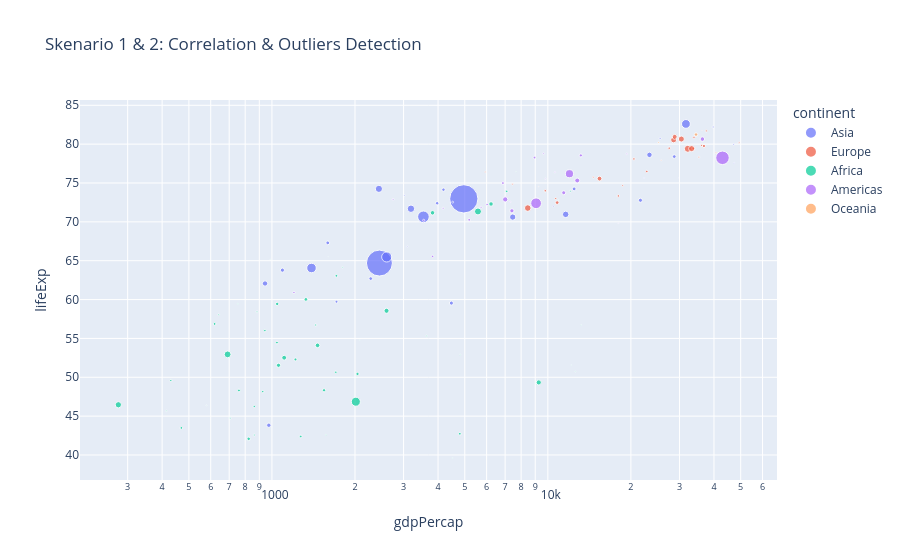

Notebook source saved alongside this figure:
### Markdown cell above
## Contoh Skenario 1 & 2: Mencari Tren dan Outlier (Global Health) - Data Gapminder

Domain Task: "Identifikasi negara yang menyimpang dari tren umum GDP vs Harapan Hidup.

### Code cell
# Mengambil data tahun terakhir saja
df_2007 = df_gapminder.query("year == 2007")

# Visualisasi Scatterplot untuk Correlation & Outliers
fig = px.scatter(df_2007, x="gdpPercap", y="lifeExp", 
                 color="continent", size="pop", hover_name="country",
                 log_x=True, title="Skenario 1 & 2: Correlation & Outliers Detection")

# Menambahkan anotasi manual untuk outlier (Contoh: Kuwait yang sangat kaya tapi lifeExp tidak tertinggi)
fig.add_annotation(x=40000, y=75, text="Potensi Outlier", showarrow=True, arrowhead=1)
fig.show()

### Figure 1 — Plotly figure (JSON) as saved in the notebook; plotly's stock layout.template omitted (floating-point values rounded to 4 significant figures)
{"data": [{"hovertemplate": "<b>%{hovertext}</b><br><br>continent=Asia<br>gdpPercap=%{x}<br>lifeExp=%{y}<br>pop=%{marker.size}<extra></extra>", "hovertext": ["Afghanistan", "Bahrain", "Bangladesh", "Cambodia", "China", "Hong Kong, China", "India", "Indonesia", "Iran", "Iraq", "Israel", "Japan", "Jordan", "Korea, Dem. Rep.", "Korea, Rep.", "Kuwait", "Lebanon", "Malaysia", "Mongolia", "Myanmar", "Nepal", "Oman", "Pakistan", "Philippines", "Saudi Arabia", "Singapore", "Sri Lanka", "Syria", "Taiwan", "Thailand", "Vietnam", "West Bank and Gaza", "Yemen, Rep."], "legendgroup": "Asia", "marker": {"color": "#636efa", "size": [31889923, 708573, 150448339, 14131858, 1318683096, 6980412, 1110396331, 223547000, 69453570, 27499638, 6426679, 127467972, 6053193, 23301725, 49044790, 2505559, 3921278, 24821286, 2874127, 47761980, 28901790, 3204897, 169270617, 91077287, 27601038, 4553009, 20378239, 19314747, 23174294, 65068149, 85262356, 4018332, 22211743], "sizemode": "area", "sizeref": 3297000.0, "symbol": "circle"}, "mode": "markers", "name": "Asia", "orientation": "v", "showlegend": true, "type": "scatter", "x": [974.6, 29800.0, 1391.0, 1714.0, 4959.0, 39720.0, 2452.0, 3541.0, 11610.0, 4471.0, 25520.0, 31660.0, 4519.0, 1593.0, 23350.0, 47310.0, 10460.0, 12450.0, 3096.0, 944.0, 1091.0, 22320.0, 2606.0, 3190.0, 21650.0, 47140.0, 3970.0, 4185.0, 28720.0, 7458.0, 2442.0, 3025.0, 2281.0], "xaxis": "x", "y": [43.83, 75.64, 64.06, 59.72, 72.96, 82.21, 64.7, 70.65, 70.96, 59.55, 80.75, 82.6, 72.53, 67.3, 78.62, 77.59, 71.99, 74.24, 66.8, 62.07, 63.78, 75.64, 65.48, 71.69, 72.78, 79.97, 72.4, 74.14, 78.4, 70.62, 74.25, 73.42, 62.7], "yaxis": "y"}, {"hovertemplate": "<b>%{hovertext}</b><br><br>continent=Europe<br>gdpPercap=%{x}<br>lifeExp=%{y}<br>pop=%{marker.size}<extra></extra>", "hovertext": ["Albania", "Austria", "Belgium", "Bosnia and Herzegovina", "Bulgaria", "Croatia", "Czech Republic", "Denmark", "Finland", "France", "Germany", "Greece", "Hungary", "Iceland", "Ireland", "Italy", "Montenegro", "Netherlands", "Norway", "Poland", "Portugal", "Romania", "Serbia", "Slovak Republic", "Slovenia", "Spain", "Sweden", "Switzerland", "Turkey", "United Kingdom"], "legendgroup": "Europe", "marker": {"color": "#EF553B", "size": [3600523, 8199783, 10392226, 4552198, 7322858, 4493312, 10228744, 5468120, 5238460, 61083916, 82400996, 10706290, 9956108, 301931, 4109086, 58147733, 684736, 16570613, 4627926, 38518241, 10642836, 22276056, 10150265, 5447502, 2009245, 40448191, 9031088, 7554661, 71158647, 60776238], "sizemode": "area", "sizeref": 3297000.0, "symbol": "circle"}, "mode": "markers", "name": "Europe", "orientation": "v", "showlegend": true, "type": "scatter", "x": [5937.0, 36130.0, 33690.0, 7446.0, 10680.0, 14620.0, 22830.0, 35280.0, 33210.0, 30470.0, 32170.0, 27540.0, 18010.0, 36180.0, 40680.0, 28570.0, 9254.0, 36800.0, 49360.0, 15390.0, 20510.0, 10810.0, 9787.0, 18680.0, 25770.0, 28820.0, 33860.0, 37510.0, 8458.0, 33200.0], "xaxis": "x", "y": [76.42, 79.83, 79.44, 74.85, 73.0, 75.75, 76.49, 78.33, 79.31, 80.66, 79.41, 79.48, 73.34, 81.76, 78.89, 80.55, 74.54, 79.76, 80.2, 75.56, 78.1, 72.48, 74.0, 74.66, 77.93, 80.94, 80.88, 81.7, 71.78, 79.42], "yaxis": "y"}, {"hovertemplate": "<b>%{hovertext}</b><br><br>continent=Africa<br>gdpPercap=%{x}<br>lifeExp=%{y}<br>pop=%{marker.size}<extra></extra>", "hovertext": ["Algeria", "Angola", "Benin", "Botswana", "Burkina Faso", "Burundi", "Cameroon", "Central African Republic", "Chad", "Comoros", "Congo, Dem. Rep.", "Congo, Rep.", "Cote d'Ivoire", "Djibouti", "Egypt", "Equatorial Guinea", "Eritrea", "Ethiopia", "Gabon", "Gambia", "Ghana", "Guinea", "Guinea-Bissau", "Kenya", "Lesotho", "Liberia", "Libya", "Madagascar", "Malawi", "Mali", "Mauritania", "Mauritius", "Morocco", "Mozambique", "Namibia", "Niger", "Nigeria", "Reunion", "Rwanda", "Sao Tome and Principe", "Senegal", "Sierra Leone", "Somalia", "South Africa", "Sudan", "Swaziland", "Tanzania", "Togo", "Tunisia", "Uganda", "Zambia", "Zimbabwe"], "legendgroup": "Africa", "marker": {"color": "#00cc96", "size": [33333216, 12420476, 8078314, 1639131, 14326203, 8390505, 17696293, 4369038, 10238807, 710960, 64606759, 3800610, 18013409, 496374, 80264543, 551201, 4906585, 76511887, 1454867, 1688359, 22873338, 9947814, 1472041, 35610177, 2012649, 3193942, 6036914, 19167654, 13327079, 12031795, 3270065, 1250882, 33757175, 19951656, 2055080, 12894865, 135031164, 798094, 8860588, 199579, 12267493, 6144562, 9118773, 43997828, 42292929, 1133066, 38139640, 5701579, 10276158, 29170398, 11746035, 12311143], "sizemode": "area", "sizeref": 3297000.0, "symbol": "circle"}, "mode": "markers", "name": "Africa", "orientation": "v", "showlegend": true, "type": "scatter", "x": [6223.0, 4797.0, 1441.0, 12570.0, 1217.0, 430.1, 2042.0, 706.0, 1704.0, 986.1, 277.6, 3633.0, 1545.0, 2082.0, 5581.0, 12150.0, 641.4, 690.8, 13210.0, 752.7, 1328.0, 942.7, 579.2, 1463.0, 1569.0, 414.5, 12060.0, 1045.0, 759.3, 1043.0, 1803.0, 10960.0, 3820.0, 823.7, 4811.0, 619.7, 2014.0, 7670.0, 863.1, 1598.0, 1712.0, 862.5, 926.1, 9270.0, 2602.0, 4513.0, 1107.0, 883.0, 7093.0, 1056.0, 1271.0, 469.7], "xaxis": "x", "y": [72.3, 42.73, 56.73, 50.73, 52.3, 49.58, 50.43, 44.74, 50.65, 65.15, 46.46, 55.32, 48.33, 54.79, 71.34, 51.58, 58.04, 52.95, 56.73, 59.45, 60.02, 56.01, 46.39, 54.11, 42.59, 45.68, 73.95, 59.44, 48.3, 54.47, 64.16, 72.8, 71.16, 42.08, 52.91, 56.87, 46.86, 76.44, 46.24, 65.53, 63.06, 42.57, 48.16, 49.34, 58.56, 39.61, 52.52, 58.42, 73.92, 51.54, 42.38, 43.49], "yaxis": "y"}, {"hovertemplate": "<b>%{hovertext}</b><br><br>continent=Americas<br>gdpPercap=%{x}<br>lifeExp=%{y}<br>pop=%{marker.size}<extra></extra>", "hovertext": ["Argentina", "Bolivia", "Brazil", "Canada", "Chile", "Colombia", "Costa Rica", "Cuba", "Dominican Republic", "Ecuador", "El Salvador", "Guatemala", "Haiti", "Honduras", "Jamaica", "Mexico", "Nicaragua", "Panama", "Paraguay", "Peru", "Puerto Rico", "Trinidad and Tobago", "United States", "Uruguay", "Venezuela"], "legendgroup": "Americas", "marker": {"color": "#ab63fa", "size": [40301927, 9119152, 190010647, 33390141, 16284741, 44227550, 4133884, 11416987, 9319622, 13755680, 6939688, 12572928, 8502814, 7483763, 2780132, 108700891, 5675356, 3242173, 6667147, 28674757, 3942491, 1056608, 301139947, 3447496, 26084662], "sizemode": "area", "sizeref": 3297000.0, "symbol": "circle"}, "mode": "markers", "name": "Americas", "orientation": "v", "showlegend": true, "type": "scatter", "x": [12780.0, 3822.0, 9066.0, 36320.0, 13170.0, 7007.0, 9645.0, 8948.0, 6025.0, 6873.0, 5728.0, 5186.0, 1202.0, 3548.0, 7321.0, 11980.0, 2749.0, 9809.0, 4173.0, 7409.0, 19330.0, 18010.0, 42950.0, 10610.0, 11420.0], "xaxis": "x", "y": [75.32, 65.55, 72.39, 80.65, 78.55, 72.89, 78.78, 78.27, 72.23, 74.99, 71.88, 70.26, 60.92, 70.2, 72.57, 76.19, 72.9, 75.54, 71.75, 71.42, 78.75, 69.82, 78.24, 76.38, 73.75], "yaxis": "y"}, {"hovertemplate": "<b>%{hovertext}</b><br><br>continent=Oceania<br>gdpPercap=%{x}<br>lifeExp=%{y}<br>pop=%{marker.size}<extra></extra>", "hovertext": ["Australia", "New Zealand"], "legendgroup": "Oceania", "marker": {"color": "#FFA15A", "size": [20434176, 4115771], "sizemode": "area", "sizeref": 3297000.0, "symbol": "circle"}, "mode": "markers", "name": "Oceania", "orientation": "v", "showlegend": true, "type": "scatter", "x": [34440.0, 25190.0], "xaxis": "x", "y": [81.23, 80.2], "yaxis": "y"}], "layout": {"annotations": [{"arrowhead": 1, "showarrow": true, "text": "Potensi Outlier", "x": 40000, "y": 75}], "legend": {"itemsizing": "constant", "title": {"text": "continent"}, "tracegroupgap": 0}, "title": {"text": "Skenario 1 & 2: Correlation & Outliers Detection"}, "xaxis": {"anchor": "y", "domain": [0, 1], "title": {"text": "gdpPercap"}, "type": "log"}, "yaxis": {"anchor": "x", "domain": [0, 1], "title": {"text": "lifeExp"}}}}
